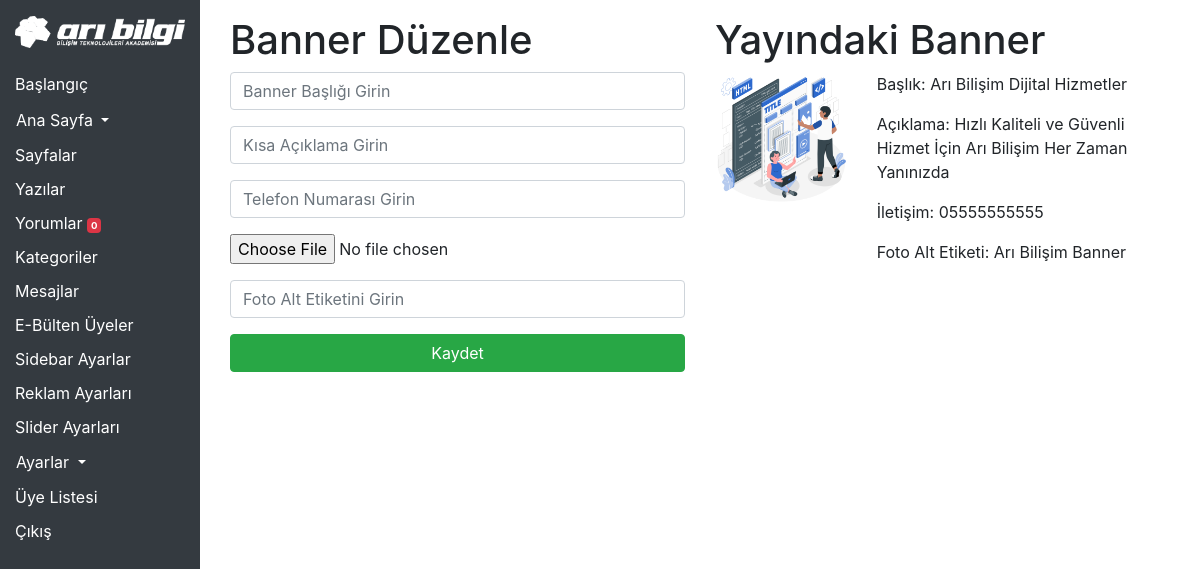
The page /admin/banner.php (signed in) on the database its author committed.
### tables this page shows
CREATE TABLE IF NOT EXISTS `banner` (
  `id` int(11) NOT NULL AUTO_INCREMENT,
  `baslik` varchar(100) NOT NULL,
  `aciklama` varchar(200) NOT NULL,
  `telefon` varchar(12) NOT NULL,
  `bannerfoto` varchar(100) NOT NULL,
  `fotoalt` varchar(70) NOT NULL,
  PRIMARY KEY (`id`)
);

### admin/banner.php (the view, shortened to what this page needs)
<?php require_once('header.php'); ?>
<section id="bannerDuzenle">
    <div class="container">
        <div class="row">
            <div class="col-6">
                <h1>Banner Düzenle</h1>
            </div>
            <div class="col-6">
                <h1>Yayındaki Banner</h1>
            </div>
            <div class="col-md-6">
                <form method="post" enctype="multipart/form-data">
                    <div class="form-group">
                        <input type="text" name="baslik" class="form-control" placeholder="Banner Başlığı Girin">
                    </div>
                    <div class="form-group">
                        <input type="text" name="aciklama" class="form-control" placeholder="Kısa Açıklama Girin">
                    </div>
                    <div class="form-group">
                        <input type="tel" name="telefon" placeholder="Telefon Numarası Girin" class="form-control">
                    </div>
                    <div class="form-group">
                        <input type="file" name="bannerfoto">
                    </div>
                    <div class="form-group">
                        <input type="text" name="fotoalt" class="form-control" placeholder="Foto Alt Etiketini Girin">
                    </div>
                    <div class="form-group">
                        <button type="submit" class="btn btn-success w-100">Kaydet</button>
                    </div>
                </form>
            </div>
            <div class="col-md-6">
                <?php
                $sorgu_banner = $db->prepare('select * from banner order by id desc limit 1');
                $sorgu_banner->execute();
                $satir = $sorgu_banner->fetch();
                ?>
                <div class="row">
                    <div class="col-md-4">
                        <img src="<?php echo $satir['bannerfoto']; ?>" alt="" class="img-fluid">
                    </div>
                    <div class="col-md-8">
                    <p>Başlık: <?php echo $satir['baslik']; ?></p>
                    <p>Açıklama: <?php echo $satir['aciklama']; ?></p>
                    <p>İletişim: <?php echo $satir['telefon']; ?></p>
                    <p>Foto Alt Etiketi: <?php echo $satir['fotoalt']; ?></p>
                    </div>
                </div>
            </div>
        </div>
    </div>
</section>
<?php require_once('footer.php'); ?>

### rows shown on the page
banner: bannerfoto (picture), baslik "Arı Bilişim Dijital Hizmetler", aciklama "Hızlı Kaliteli ve Güvenli Hizmet İçin Arı Bilişim Her Zaman Yanınızda", telefon "05555555555", fotoalt "Arı Bilişim Banner"

### other values the page prints
$yeni_yorum "0"
